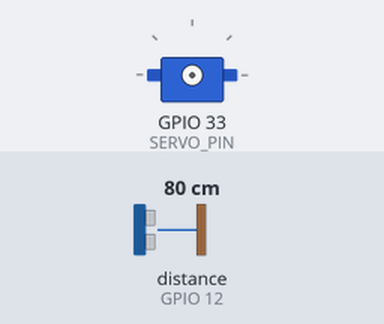
A sketch run on a simulated ESP32. Shown: servo. Wiring (inferred from the names in the program): ultrasonic range finder: trigger GPIO 13; echo GPIO 12. Inputs (shaded band) come from the test bench; at power-on: distance to the obstacle (sensor on GPIO 12) 80 cm. The echo pulse lasts 58.3 µs per cm; servo pulses on a pin are drawn as a servo (544–2400 µs = 0–180°).

Above: at 1.2 s.
1.3 s: distance to the obstacle (sensor on GPIO 12) set to 7 cm
3.0 s: distance to the obstacle (sensor on GPIO 12) set to 4 cm
At 5.0 s:
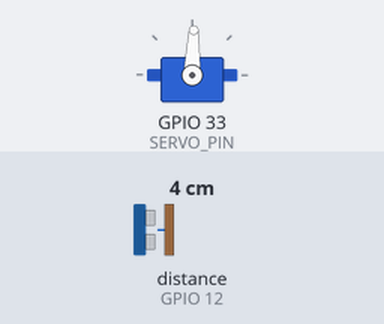
7.9 s: distance to the obstacle (sensor on GPIO 12) set to 2 cm
Timing chart, 0 to 11.9 s (numbered marks = the images above; inputs shaded):
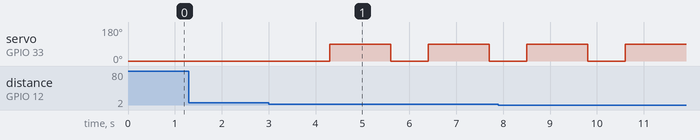

The sketch:

auto_sanitizer1.2.lnk.ino
```cpp
//超音波センサのピン
#define trigPin 13
#define echoPin 12

//サーボモーターのピン
#define SERVO_PIN 33
#define PWM_BITWIDTH 16

void setup() {
  //計測用(後述のコメント参照)
  //Serial.begin (9600);

  //センサの初期状態
  pinMode(trigPin, OUTPUT);
  pinMode(echoPin, INPUT);

  //ledcSetup(チャンネル数(0～),周波数(たとえばPWMサイクル20mHzなら50Hzになるという意味(SG90の場合))、分解能は任意(ただし限度はある))
  ledcSetup(0, 50, PWM_BITWIDTH);
  ledcAttachPin(SERVO_PIN, 0); //left_motor


}

//サーボモーターを制御するための関数
int deg2pw(int deg, int bit) {
  double ms = ((double) deg - 90.0) * 0.95 / 90.0 + 1.45;
  return (int) (ms / 20.0 * pow(2, bit));
}

//待機状態から、動作までのプログラムをループしている。
void loop() {

  //距離を計測するのに使用している変数
  float duration, distance;

  //超音波を照射、受信し、距離を計測
  digitalWrite(trigPin, LOW);
  delayMicroseconds(2);

  digitalWrite(trigPin, HIGH);
  delayMicroseconds(10);
  digitalWrite(trigPin, LOW);

  duration = pulseIn(echoPin, HIGH);
  distance = (duration / 2) * 0.0341;

  //動作確認用にシリアルモニタに物体との距離を表示する(実際の使用では必要ないためコメントアウトしている)
  //Serial.print("Distance = ");
  //Serial.print(distance);
  //Serial.println(" cm");
  //delay(500);


  //物体との距離が5cm以内の条件分岐if文の5を任意の距離に変更可能、ただしセンサーの計測範囲内(2cm～４mまで)
  if (distance <= 5) {
    delay(500);
    ledcWrite(0, deg2pw(0, PWM_BITWIDTH));
    delay(800);
    ledcWrite(0, deg2pw(90, PWM_BITWIDTH));
    delay(800);
  } else {
  }
}
```

Measured:
- the behaviour switches between 6 and 5 cm on distance to the obstacle (sensor on GPIO 12) (found by bisection; images 0 and 1)
- after the input at 1.3 s, every drawn part: stays the same
- after the input at 3.0 s, servo on GPIO 33 (SERVO_PIN): alternates 88° for 1.3 s and 0° for 0.80 s, starting after 1.3 s
